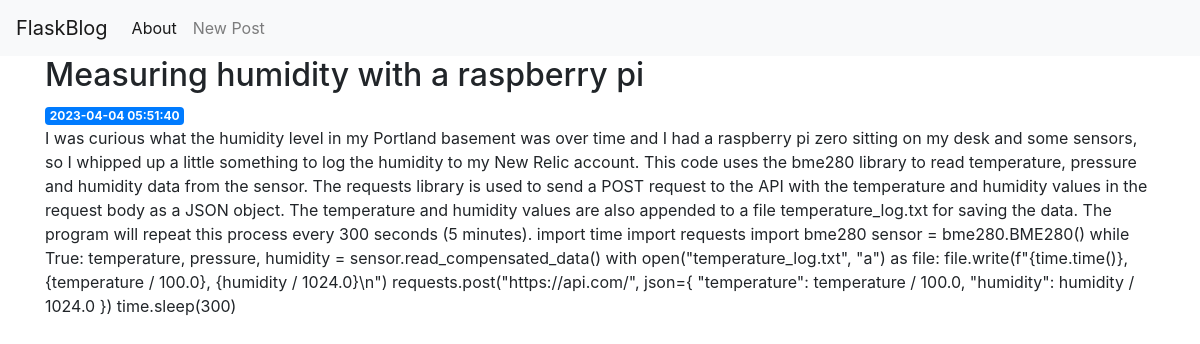
Page /3 on the committed database.
### tables this page shows
CREATE TABLE posts (
    id INTEGER PRIMARY KEY AUTOINCREMENT,
    created TIMESTAMP NOT NULL DEFAULT CURRENT_TIMESTAMP,
    title TEXT NOT NULL,
    content TEXT NOT NULL
);

### app.py (the view)
@app.route('/<int:post_id>')
def post(post_id):
    post = get_post(post_id)
    return render_template('post.html', post=post)

### app.py (called while the page is built)
def get_db_connection():
    conn = sqlite3.connect('database.db')
    conn.row_factory = sqlite3.Row
    return conn

def get_post(post_id):
    conn = get_db_connection()
    post = conn.execute('SELECT * FROM posts WHERE id = ?',
                        (post_id,)).fetchone()
    conn.close()
    if post is None:
        abort(404)
    return post

### templates/post.html
{% extends 'base.html' %}
{% block content %}
    <h2>{% block title %} {{ post['title'] }} {% endblock %}</h2>
    <span class="badge badge-primary">{{ post['created'] }}</span>
    <p>{{ post['content'] }}</p>
{% endblock %}

### rows in the picture
posts: title "Measuring humidity with a raspberry pi", created "2023-04-04 05:51:40", content "I was curious what the humidity level in my Portland basement was over time and I had a raspberry pi zero sitting on my desk and some sensors, so I whipped up a little something to log the humidity to my New Relic account. This code uses the bme280 library to read temperature, pressure and humidity data from the sensor. The requests library is used to send a POST request to the API with the temperature and humidity values in the request body as a JSON object. The temperature and humidity values are also appended to a file temperature_log.txt for saving the data. The program will repeat this process every 300 seconds (5 minutes). import time import requests import bme280 sensor =…"
